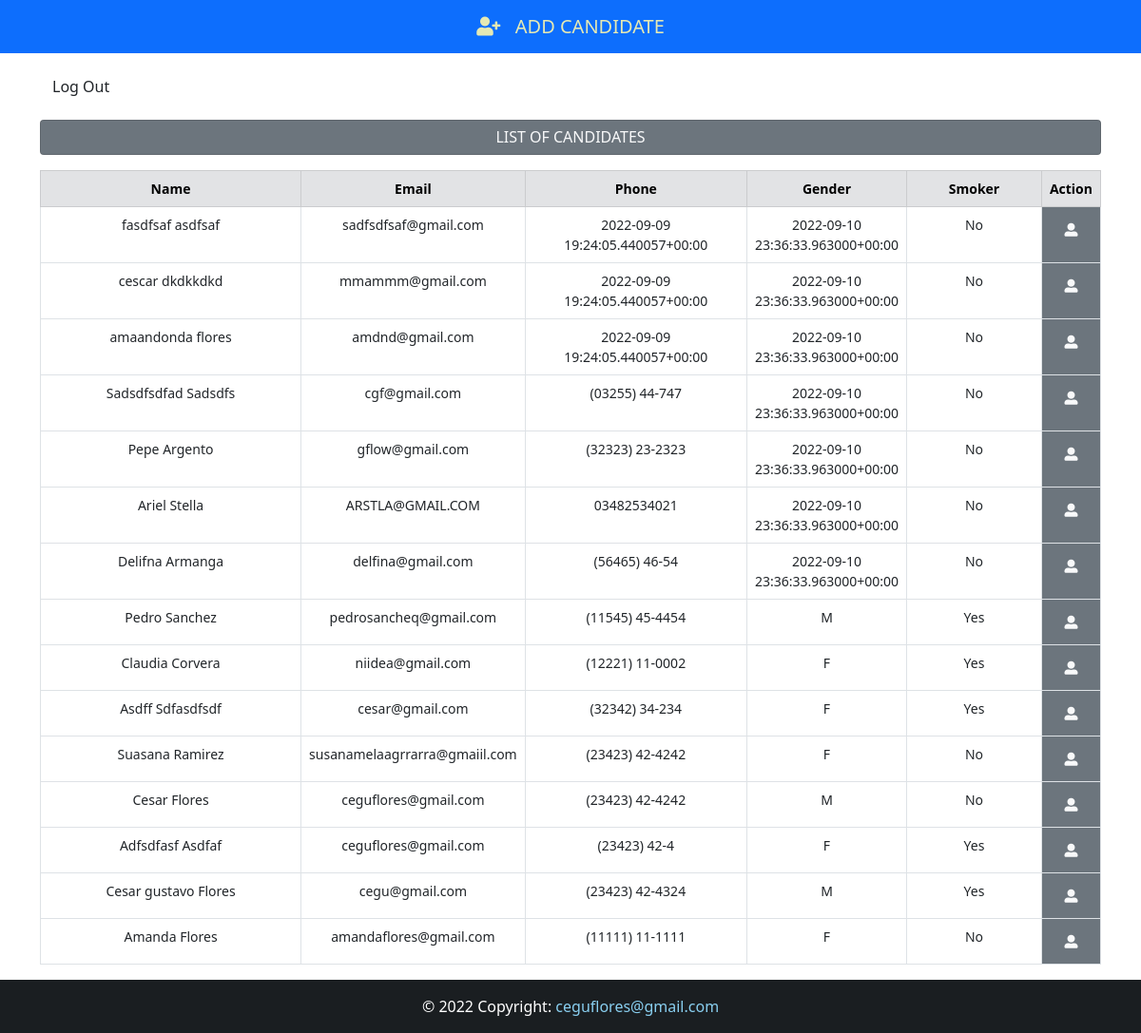
Page /backend (signed in) on the committed database.
### App/models.py (models this page shows, shortened)
class Candidate(models.Model):
    firstname=models.CharField(max_length=50)
    lastname=models.CharField(max_length=50)
    email=models.EmailField(max_length=50)
    job=models.CharField(max_length=50)
    birth=models.DateField(auto_now=False,auto_now_add=False,verbose_name="Birthday")
    phone=models.CharField(max_length=25)
    personality = models.CharField(max_length=50, null=True, choices=PERSONALITY)
    salary = models.CharField(max_length=50)
    gender= models.CharField(max_length=10)
    experience=models.BooleanField(null=True)
    smoker=models.CharField(max_length= 10, choices=SMOKER, default='')
    message=models.TextField()
    file = models.FileField(upload_to='resume',blank=True, verbose_name="Resume")
    image= models.ImageField(upload_to='photo',blank=True, verbose_name="Potho")
    created_at=models.DateTimeField(auto_now_add=True)
    Situation= models.CharField(max_length=50,null=True, choices=SITUATION, default='Pending')
    company_note= models.TextField(blank=True)
    frameworks = MultiSelectField(choices=FRAMEWORKS, default="")
    languages = MultiSelectField(choices=LANGUAGES, default="")
    databases = MultiSelectField(choices=DATABASES, default="")
    libraries = MultiSelectField(choices=LIBRARIES, default="")
    mobile = MultiSelectField(choices=MOBILE, default="")
    others = MultiSelectField(choices=OTHERS, default="")
    institution= models.CharField(max_length=50)
    course= models.CharField(max_length=50)
    started_course= models.DateField(auto_now=False, auto_now_add=False)
    finished_course= models.DateField(auto_now=False, auto_now_add=False)
    about_course= models.CharField(max_length=50)
    status_course= models.CharField(max_length=50, choices=STATUSCOURSE)
    company= models.CharField(max_length=50)
    position= models.CharField(max_length=50)
    started_job= models.DateField(auto_now=False, auto_now_add=False)
    finished_job= models.DateField(auto_now=False, auto_now_add=False)
    employed= models.BooleanField(null=True,verbose_name="I am employed")
    remote= models.BooleanField(null=True,verbose_name="I agree remote to work remotely")
    travel= models.BooleanField(null=True,verbose_name="I' m avaible for travel")

### App/views.py (the view)
# urls.py: path('backend', views.backend, name='backend'),
@login_required(login_url='login')
@cache_control(no_cache=True, must_revalidate=True, no_store=True)
def backend(request):
    context = {'data_read': Candidate.objects.all()}
    return render(request,"backend.html", context)

### App/templates/backend.html
{% extends 'base.html' %}
{% block content %}
<div class="container" style="widt: 90%; font-size:14px">
    <a href="{% url 'home' %}" class="btn btn-out-danger mt-3 mb-3 my-btn">Log Out</a>
    <h6 class="card p-2 bg-secondary text-light text-center mb-3">LIST OF CANDIDATES</h6>
    <table class="table table-bordered text-center">
        <thead class="table-secondary">
            <tr>
                <th style="width: 30%;">Name</th>
                <th style="width: 20%;">Email</th>
                <th style="width: 23%;">Phone</th>
                <th style="width: 7%;">Gender</th>
                <th style="width: 15%;">Smoker</th>
                <th solspan="2" style="width: 5%;">Action</th>
            </tr>
        </thead>
        <body>
            {% for data in data_read %}
            <tr>
                <td>{{ data.firstname}} {{data.lastname}}</td>
                <td>{{ data.email}} </td>
                <td>{{ data.phone}}</td>
                <td>{{ data.gender}}</td>
                {% if data.smoker == '1' %}
                    <td>Yes</td>
                {% else %}
                    <td>No</td>
                {% endif %}
                <td class="bg-secondary">
                    <a href="{% url 'candidate' data.id %}" class="btn btnn-outline-secondary btn-sm text-light">
                        <i class="fas fa-user-alt"></i>
                    </a>
                </td>
            </tr>
            {% endfor %}
        </body>
    </table>
</div>
{% endblock content %}

### rows in the picture
Candidate: firstname "fasdfsaf", lastname "asdfsaf", email "sadfsdfsaf@gmail.com", phone "2022-09-09 19:24:05.440057+00:00", gender "2022-09-10 23:36:33.963000+00:00", smoker "No"
Candidate: firstname "cescar", lastname "dkdkkdkd", email "mmammm@gmail.com", phone "2022-09-09 19:24:05.440057+00:00", gender "2022-09-10 23:36:33.963000+00:00", smoker "No"
Candidate: firstname "amaandonda", lastname "flores", email "amdnd@gmail.com", phone "2022-09-09 19:24:05.440057+00:00", gender "2022-09-10 23:36:33.963000+00:00", smoker "No"
Candidate: firstname "Sadsdfsdfad", lastname "Sadsdfs", email "cgf@gmail.com", phone "(03255) 44-747", gender "2022-09-10 23:36:33.963000+00:00", smoker "No"
Candidate: firstname "Pepe", lastname "Argento", email "gflow@gmail.com", phone "(32323) 23-2323", gender "2022-09-10 23:36:33.963000+00:00", smoker "No"
Candidate: firstname "Ariel", lastname "Stella", email "ARSTLA@GMAIL.COM", phone "03482534021", gender "2022-09-10 23:36:33.963000+00:00", smoker "No"
Candidate: firstname "Delifna", lastname "Armanga", email "delfina@gmail.com", phone "(56465) 46-54", gender "2022-09-10 23:36:33.963000+00:00", smoker "No"
Candidate: firstname "Pedro", lastname "Sanchez", email "pedrosancheq@gmail.com", phone "(11545) 45-4454", gender "M", smoker "Yes"
Candidate: firstname "Claudia", lastname "Corvera", email "niidea@gmail.com", phone "(12221) 11-0002", gender "F", smoker "Yes"
Candidate: firstname "Asdff", lastname "Sdfasdfsdf", email "cesar@gmail.com", phone "(32342) 34-234", gender "F", smoker "Yes"
Candidate: firstname "Suasana", lastname "Ramirez", email "susanamelaagrrarra@gmaiil.com", phone "(23423) 42-4242", gender "F", smoker "No"
Candidate: firstname "Cesar", lastname "Flores", email "ceguflores@gmail.com", phone "(23423) 42-4242", gender "M", smoker "No"
Candidate: firstname "Adfsdfasf", lastname "Asdfaf", email "ceguflores@gmail.com", phone "(23423) 42-4", gender "F", smoker "Yes"
Candidate: firstname "Cesar gustavo", lastname "Flores", email "cegu@gmail.com", phone "(23423) 42-4324", gender "M", smoker "Yes"
Candidate: firstname "Amanda", lastname "Flores", email "amandaflores@gmail.com", phone "(11111) 11-1111", gender "F", smoker "No"
